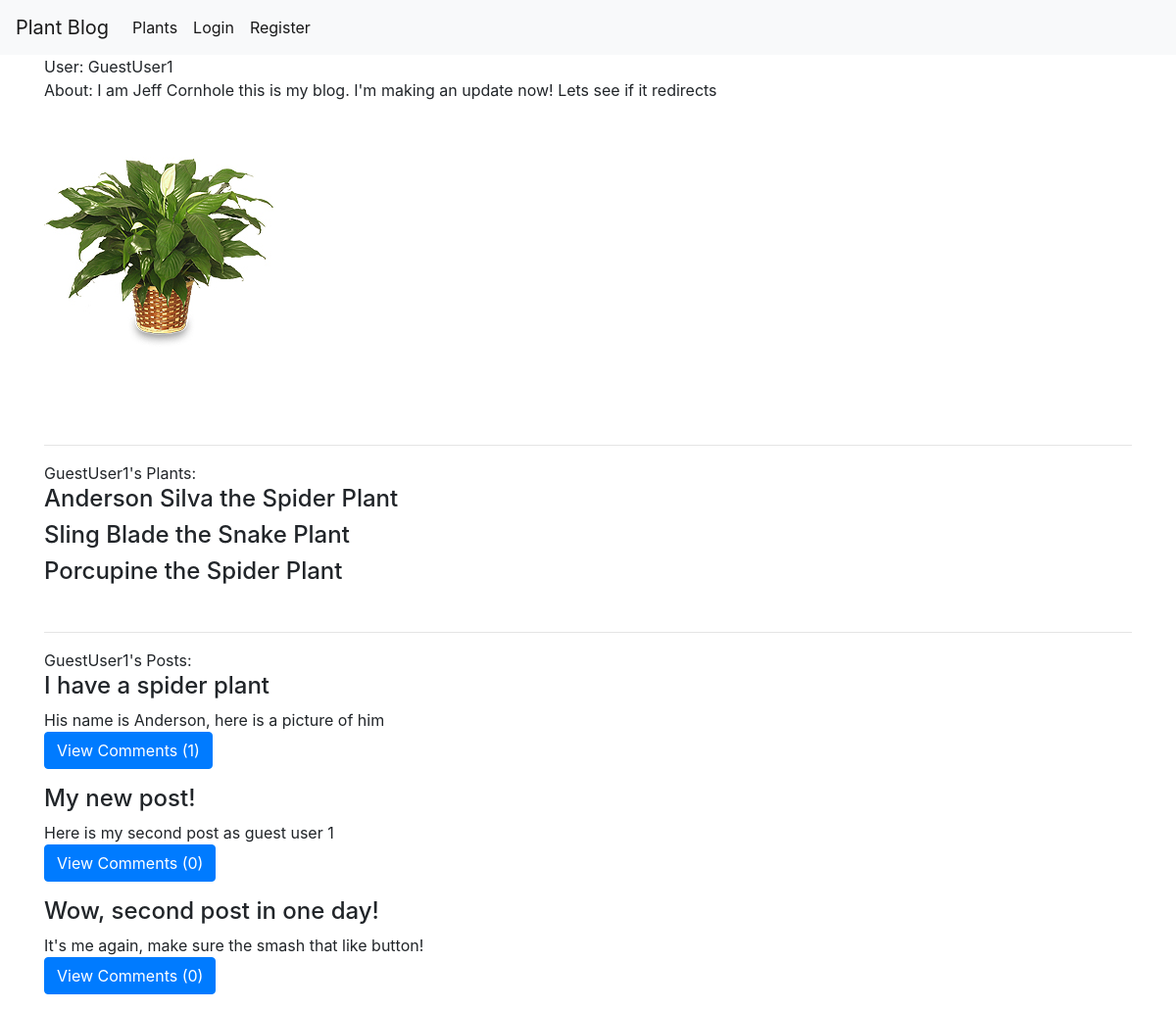
Page /profiles/user/3 on the earlier database version.
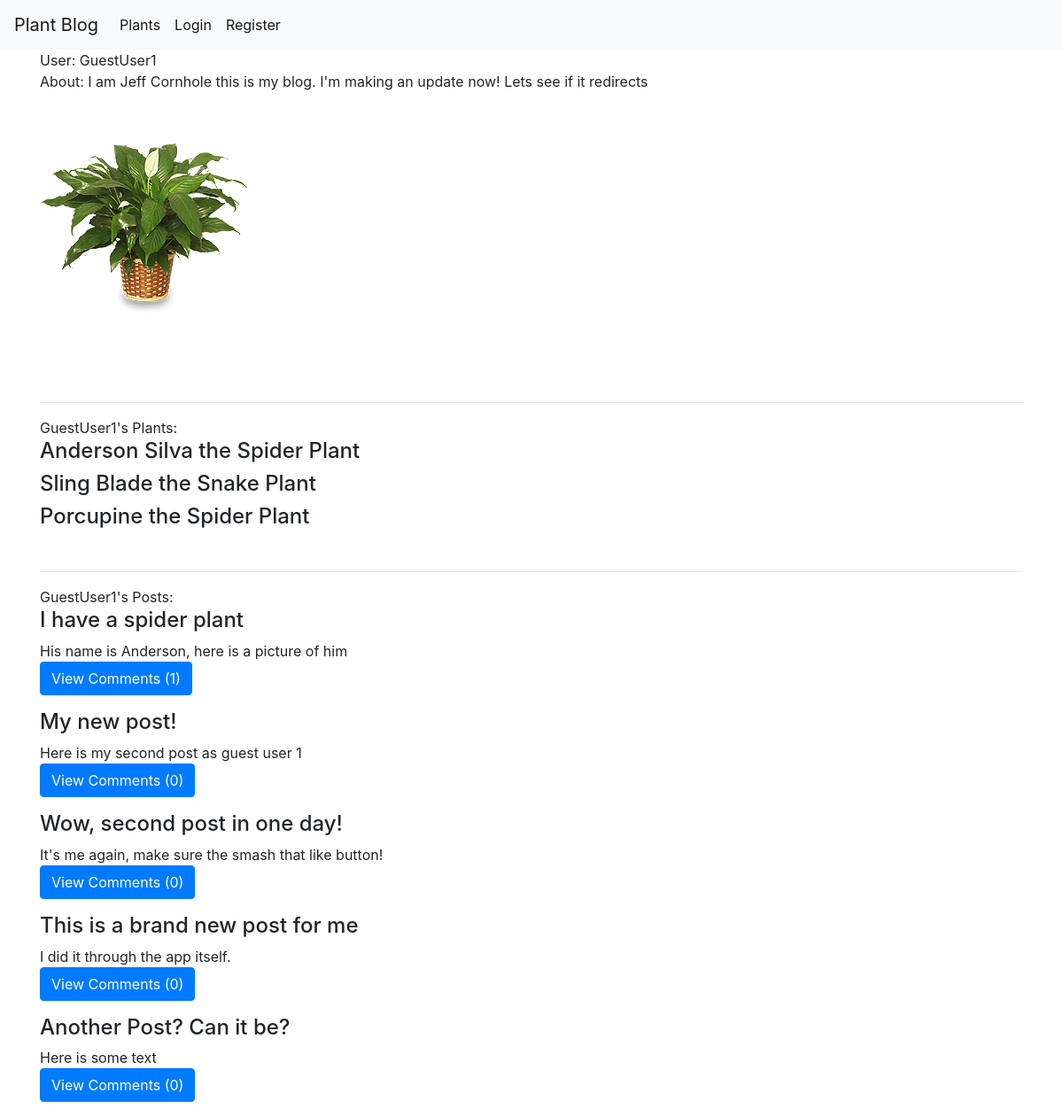
Same page on the later database version.
### profiles/models.py (models this page shows, shortened)
class UserProfile(models.Model):
  user = models.OneToOneField(User, unique=True, on_delete=models.CASCADE, primary_key=True)
  profile_image = models.ImageField(default='default_profile.jpg', upload_to='profile_pic', blank=True)
  about = models.CharField(max_length=600, default='', blank=True)
  zipcode = models.CharField(max_length=5, default='', blank=True)
  requires_comment_validation = models.BooleanField(default=False)
  following = models.ManyToManyField('self', through='FollowedUser', symmetrical=False, related_name='is_following')

class UserPlant(models.Model):
  user = models.ForeignKey(User, on_delete=models.CASCADE)
  plant = models.ForeignKey('plants.Plant', on_delete=models.CASCADE)
  nickname = models.CharField(max_length=25, default='')
  userplant_image = models.ImageField(upload_to='userplant_pic', blank=True)

### plants/models.py (models this page shows, shortened)
class Plant(models.Model):
  name = models.CharField(max_length=80)
  bionominal = models.CharField(max_length=80)
  description = models.TextField()
  sun_pref_choices = [
      ('1', "High"),
      ('2', "Med/High"),
      ('3', "Med"),
      ('4', "Med/Low"),
      ('5', "Low"),
      ('6', "Any")]
  sun_pref = models.CharField(max_length=10, choices=sun_pref_choices)
  water_freq = models.IntegerField()
  fertilizer_freq = models.IntegerField()

### posts/models.py (models this page shows, shortened)
class Post(models.Model):
  author = models.ForeignKey(User, on_delete=models.CASCADE)
  title = models.CharField(max_length=200)
  text = models.TextField()
  user_likes = models.ManyToManyField(User, related_name='posts_liked', blank=True)
  post_image = models.ImageField(upload_to='post_picture', blank=True)
  created_dt = models.DateTimeField(default=timezone.now)
  published_dt = models.DateTimeField(blank=True, null=True)

### profiles/views.py (the view)
# urls.py: path('user/<int:pk>', views.ProfileView.as_view(), name='profile'),
class ProfileView(generic.DetailView):
  model = UserProfile
  context_object_name = 'user_profile'
  template_name = "profiles/user.html"
  def get_context_data(self, *args, **kwargs):
    context = super().get_context_data(**kwargs)
    user = get_object_or_404(User, id=self.kwargs['pk'])
    context['user_plants'] = UserPlant.objects.filter(user=user)
    context['posts'] = Post.objects.filter(author=user)
    return context

### profiles/templates/profiles/user.html (shortened to what this page needs)
{% extends "base.html" %}
{% block content %}
  User: {{ user_profile.user }} <br>
  About: {{ user_profile.about }} <br>
  <div class="media">
    <img src="{{ user_profile.profile_image.url }}"> <br>
  </div><br><br>
  <hr>
  {{ user_profile.user }}'s Plants:
  {% for plant in user_plants %}
    <h4> {{ plant.nickname }} the {{ plant.plant.name }} </h4>
  {% endfor %}
  <br>
  <hr>
   {{ user_profile.user }}'s Posts: <br>
  {% for post in posts %}
    <h4> {{ post.title }} </h4>
    {{ post.text }} <br>
    <p>
      <a class="btn btn-primary" data-toggle="collapse" href="#collapseExample" role="button" aria-expanded="false" aria-controls="collapseExample">
        View Comments ({{post.comments.all.count}})
      </a>
    </p>
  {% endfor %}
{% endblock %}

### templates/base.html (shortened to what this page needs)
{% load static %}
<html>
<head>
    <link rel="stylesheet" href="{% static 'main.css' %}">
    <link rel="stylesheet" href="https://maxcdn.bootstrapcdn.com/bootstrap/4.0.0/css/bootstrap.min.css">
</head>
<body>
<nav class="navbar navbar-expand-lg navbar-light bg-light">
  <a class="navbar-brand" href="#">Plant Blog</a>
  <div class="collapse navbar-collapse" id="navbarNav">
    <ul class="navbar-nav">
        <a class="nav-item nav-link active" href="{% url 'plants:home' %}">Plants</a>
        {% if user.is_authenticated %}
        <a class="nav-item nav-link active" href="{% url 'profiles:redirect_home' %}">My Profile</a>
        <a class="nav-item nav-link active" href="{% url 'profiles:user_index' %}">Users</a>
        <a class="nav-item nav-link" href="{% url 'profiles:logout' %}">Logout</a>
        {% else %}
        <a class="nav-item nav-link active" href="{% url 'profiles:login' %}">Login</a>
        <a class="nav-item nav-link active" href="{% url 'profiles:register' %}">Register</a>
        {% endif %}
    </ul>
  </div>
</nav>
<main role="main" class="container">
      {% block content %}
      {% endblock %}
</main>
</body>
</html>

### static/main.css (style rules this page uses)
h2, h3, h4, h5, h6 { color: green; }
body { background: green; color: green; margin-top: 5rem; }

Differences in the rows shown:
added Post: title "This is a brand new post for me", text "I did it through the app itself.", comments.all.count "0"
added Post: title "Another Post? Can it be?", text "Here is some text", comments.all.count "0"
